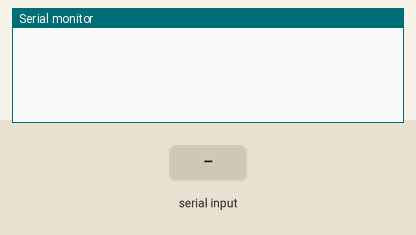
Bench run of a sketch on a simulated Arduino Uno, built with avr-gcc and run on an emulated ATmega328P. Shown: the last lines printed to the serial monitor. Inputs (shaded band) come from the test bench.

Above: at 1.2 s.
1.3 s: byte 30 received over Serial
At 2.2 s:
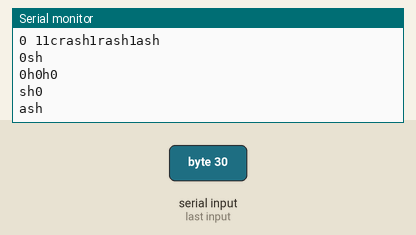
2.8 s: byte 90 received over Serial
At 3.3 s:
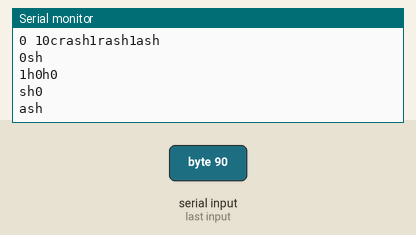

The sketch:

before-lab1.ino
```cpp
const int numPins = 10;
int pins[] = {13,12,11,10,9,8,7,6,5,4};

void setup() {
  // put your setup code here, to run once:
Serial.begin(9600);
}

void loop() {
  // put your main code here, to run repeatedly:

while(!Serial.available());

byte num = Serial.read();
for(int i=0;i<numPins;i++){
  byte state = bitRead(num, i);
  //digitalWrite(pins[i], state);
  Serial.print(state);
  Serial.print(" " + i);
  Serial.print(" " + pins[i]);
}
Serial.println();
}
```

Measured:
- after the input at 1.3 s, the serial monitor: prints a new line at once (image 1)
- after the input at 2.8 s, the serial monitor: prints a new line at once (image 2)
